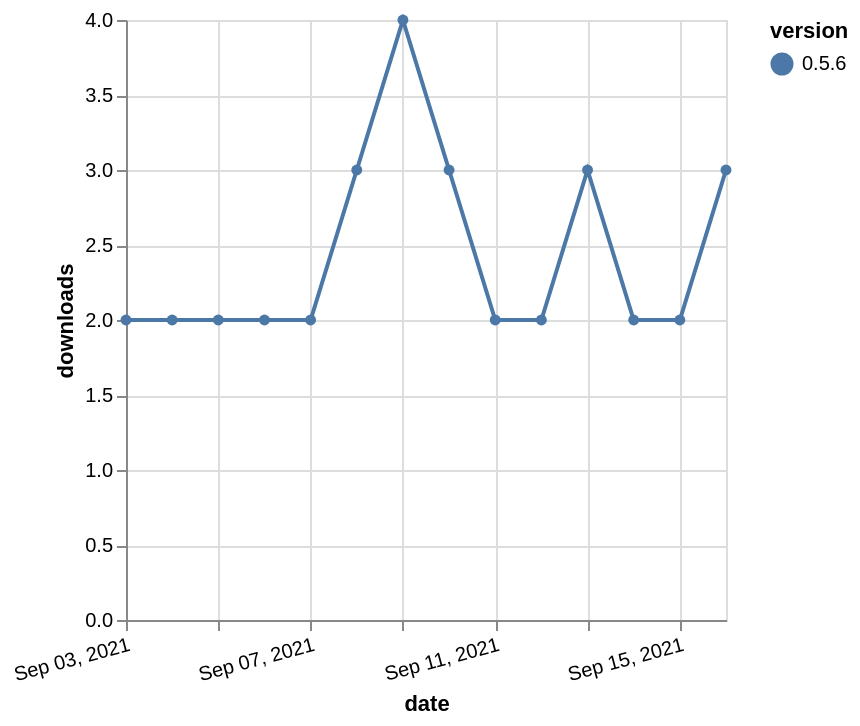

Describe this chart as a Vega-Lite specification.
### Vega-Lite specification from a JSON file in a GitHub repository (floating-point values rounded to 4 significant figures)
{"$schema": "https://vega.github.io/schema/vega-lite/v5.json", "description": "A simple bar chart with embedded data.", "data": {"values": [{"date": "2021-09-03", "total": 3406, "delta": 2, "version": "0.5.6"}, {"date": "2021-09-04", "total": 3408, "delta": 2, "version": "0.5.6"}, {"date": "2021-09-05", "total": 3410, "delta": 2, "version": "0.5.6"}, {"date": "2021-09-06", "total": 3412, "delta": 2, "version": "0.5.6"}, {"date": "2021-09-07", "total": 3414, "delta": 2, "version": "0.5.6"}, {"date": "2021-09-08", "total": 3417, "delta": 3, "version": "0.5.6"}, {"date": "2021-09-09", "total": 3421, "delta": 4, "version": "0.5.6"}, {"date": "2021-09-10", "total": 3424, "delta": 3, "version": "0.5.6"}, {"date": "2021-09-11", "total": 3426, "delta": 2, "version": "0.5.6"}, {"date": "2021-09-12", "total": 3428, "delta": 2, "version": "0.5.6"}, {"date": "2021-09-13", "total": 3431, "delta": 3, "version": "0.5.6"}, {"date": "2021-09-14", "total": 3433, "delta": 2, "version": "0.5.6"}, {"date": "2021-09-15", "total": 3435, "delta": 2, "version": "0.5.6"}, {"date": "2021-09-16", "total": 3438, "delta": 3, "version": "0.5.6"}]}, "width": "container", "mark": {"type": "line", "point": {"filled": true}}, "encoding": {"x": {"field": "date", "type": "temporal", "timeUnit": "yearmonthdate", "title": "date", "axis": {"labelAngle": -15}}, "y": {"field": "delta", "type": "quantitative", "title": "downloads"}, "color": {"field": "version", "type": "nominal"}, "tooltip": {"field": "delta"}}}
